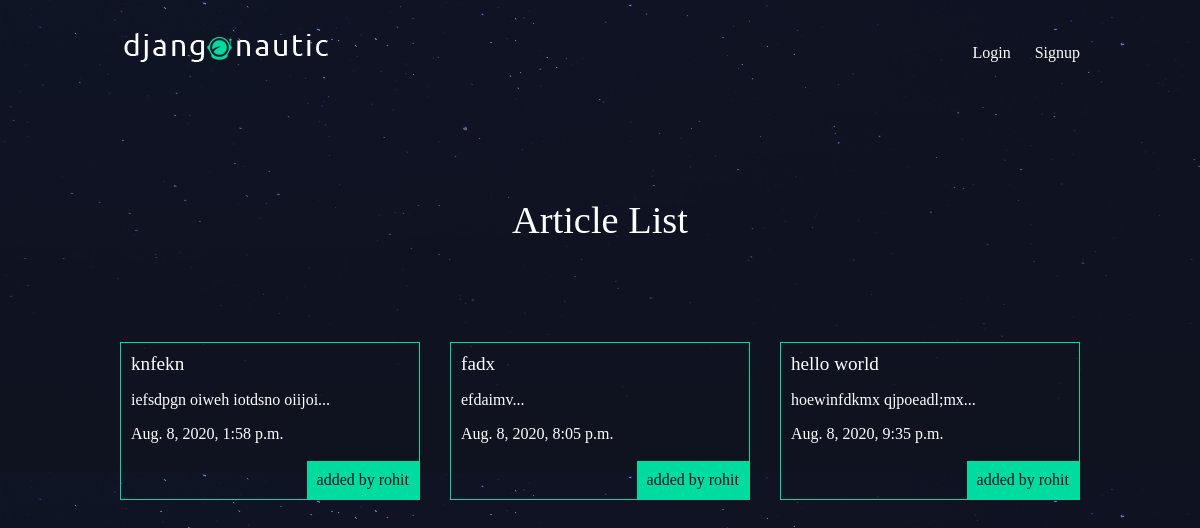
The app's page /articles/ with its own data.
### articles/models.py (models this page shows, shortened)
class Article(models.Model):
    title=models.CharField(max_length=100)
    slug=models.SlugField()
    body=models.TextField()
    date=models.DateTimeField(auto_now_add=True)
    thumb=models.ImageField(default='default.png',blank=True)
    author=models.ForeignKey(User,default=None)
    def snippet(self):
        return self.body[:50]+'...'

### articles/views.py (the view)
def article_list(request):
    articles = Article.objects.all().order_by('date')
    return render(request,'articles/article_list.html',{'articles':articles})

### articles/templates/articles/article_list.html
{% extends 'base_layout.html' %}
{% block content %}
<h1>Article List</h1>
<div class="articles">
        {% for article in articles %}
            <div class="article">
                <h2><a href="{% url 'articles:detail' slug=article.slug %}">{{ article.title }}</a></h2>
                <p>{{ article.snippet }}</p>
                <p>{{ article.date }}</p>
                <p class="author"> added by {{ article.author.username }}</p>
            </div>
        {% endfor %}
</div>
{% endblock %}

### templates/base_layout.html (shortened to what this page needs)
{% load static from staticfiles %}
<!DOCTYPE html>
<html>
<head>
    <link rel="stylesheet" href="{% static 'styles.css' %}">
</head>
<body>
    <header class="wrapper">
        <h1> <a href="{% url 'home' %}"><img src="{% static 'logo.png'%}" alt="djangonautic"/></a></h1>
        <nav>
            <ul>
                {% if user.is_authenticated %}
                <li>
                    <form class="logout-link" action="{% url 'accounts:logout' %}" method="post">
                        {% csrf_token %}
                        <button type="submit">Logout</button>
                    </form>
                    <li><a href="{% url 'articles:create' %}" class="highlight">New Article</a></li>
                </li>
                {% else %}
                    <li><a href="{% url 'accounts:login' %}">Login</a></li>
                    <li><a href="{% url 'accounts:signup' %}">Signup</a></li>
                {% endif %}
            </ul>
        </nav>
    </header>
    <div class="wrapper">
        {% block content %}
        {% endblock %}
    </div>
</body>
</html>

### assets/styles.css (style rules this page uses)
body { background-color: #0f121f; background-image: url(stars.png); color: #fff; }
body * { font-family: Ubuntu; }
h1, h2, h3, h4, h5 { font-weight: normal; margin: 0; }
a, a:hover, a:visited { color: #fff; text-decoration: none; }
.wrapper { max-width: 960px; margin: 0 auto; }
div.wrapper h1 { text-align: center; margin: 100px auto; font-size: 2.4em; }
header { display: grid; grid-template-columns: 1fr 1fr; padding: 20px 0; }
nav { justify-self: end; }
nav li { display: inline-block; margin-left: 20px; }
.articles { display: grid; grid-template-columns: 1fr 1fr 1fr; grid-gap:30px; }
.article { padding: 10px; border: 1px solid #00dba0; position: relative; padding-bottom: 40px; }
.article h2 { font-size: 1.2em; }
.article .author { padding: 10px; background: #00dba0; position: absolute; right: 0; bottom: 0; margin: 0; color: #0f121f; }

### records on screen
Article: title "knfekn", snippet "iefsdpgn oiweh iotdsno oiijoi...", date "Aug. 8, 2020, 1:58 p.m.", author.username "rohit"
Article: title "fadx", snippet "efdaimv...", date "Aug. 8, 2020, 8:05 p.m.", author.username "rohit"
Article: title "hello world", snippet "hoewinfdkmx qjpoeadl;mx...", date "Aug. 8, 2020, 9:35 p.m.", author.username "rohit"
